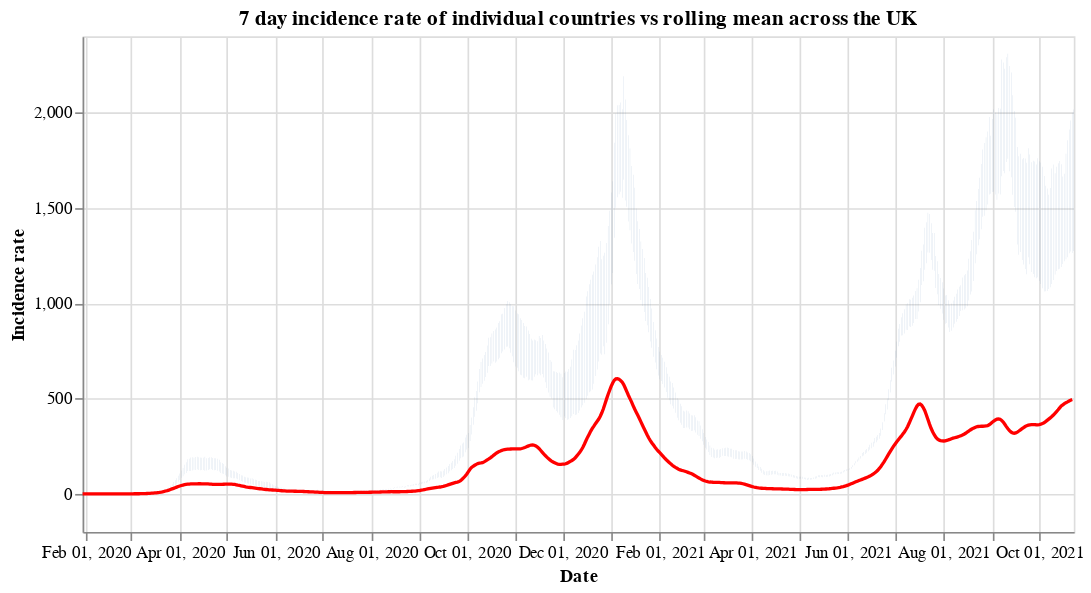

Notebook cell for this chart:
### Code cell
#collapse
countries = uk_cases['areaName'].unique()
countries.sort()

selection = alt.selection_single(
    name='Select',
    fields=['areaName'],
    init={'areaName': 'Wales'},
    bind={'areaName': alt.binding_select(options=countries)}
)

# scatter plot, modify opacity based on selection
bars = alt.Chart(uk_cases).mark_bar().add_selection(
    selection
).encode(
    x=alt.X("yearmonthdate(date):T", axis=alt.Axis(title='Date')),
    y=alt.Y("weeklyCasesRate:Q", axis=alt.Axis(title='Incidence rate')),
    tooltip='weeklyCasesRate:Q',
    opacity=alt.condition(selection, alt.value(1), alt.value(0))
).properties(title=f'7 day incidence rate of individual countries vs rolling mean across the UK', width=600)

line = alt.Chart(overview_cases).mark_line(
    color='red',
    size=2,
).transform_window(
    rolling_mean='mean(weeklyCasesRate)',
    frame=[0, 7]
).encode(
    x='yearmonthdate(date):T',
    y='rolling_mean:Q'
)

alt.layer(bars, line)

### Figure 1 — Vega-Lite specification as saved in the notebook (floating-point values rounded to 4 significant figures; data arrays with more than 128 entries replaced by an {"elided": "..."} marker saying what was removed)
{"config": {"view": {"continuousWidth": 400, "continuousHeight": 300}}, "layer": [{"data": {"name": "data-f6543a3ffe96d1a5d5e0a43ee28963c1"}, "mark": "bar", "encoding": {"opacity": {"condition": {"value": 1, "selection": "Select"}, "value": 0}, "tooltip": {"type": "quantitative", "field": "weeklyCasesRate"}, "x": {"type": "temporal", "axis": {"title": "Date"}, "field": "date", "timeUnit": "yearmonthdate"}, "y": {"type": "quantitative", "axis": {"title": "Incidence rate"}, "field": "weeklyCasesRate"}}, "selection": {"Select": {"type": "single", "fields": ["areaName"], "init": {"areaName": "Wales"}, "bind": {"areaName": {"input": "select", "options": ["England", "Northern Ireland", "Scotland", "Wales"]}}}}, "title": "7 day incidence rate of individual countries vs rolling mean across the UK", "width": 600}, {"data": {"name": "data-94a9380d304b958ad4512a99ac2102e9"}, "mark": {"type": "line", "color": "red", "size": 2}, "encoding": {"x": {"type": "temporal", "field": "date", "timeUnit": "yearmonthdate"}, "y": {"type": "quantitative", "field": "rolling_mean"}}, "transform": [{"window": [{"op": "mean", "field": "weeklyCasesRate", "as": "rolling_mean"}], "frame": [0, 7]}]}], "$schema": "https://vega.github.io/schema/vega-lite/v4.8.1.json", "datasets": {"data-f6543a3ffe96d1a5d5e0a43ee28963c1": {"elided": "2436 records"}, "data-94a9380d304b958ad4512a99ac2102e9": {"elided": "632 records"}}}
